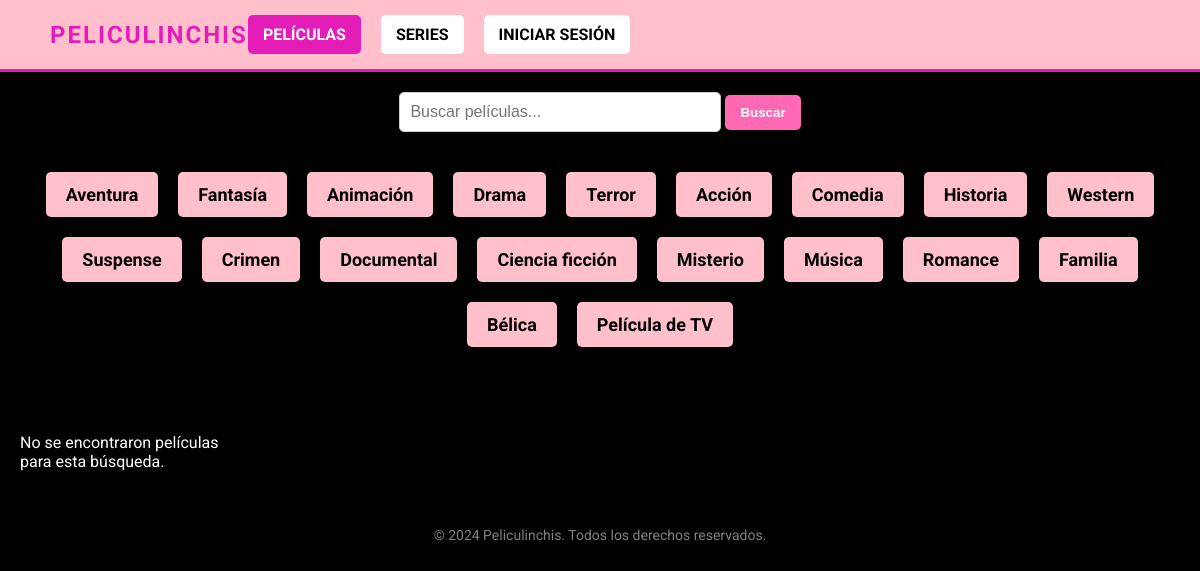
Before: /movies/ with the older database file.
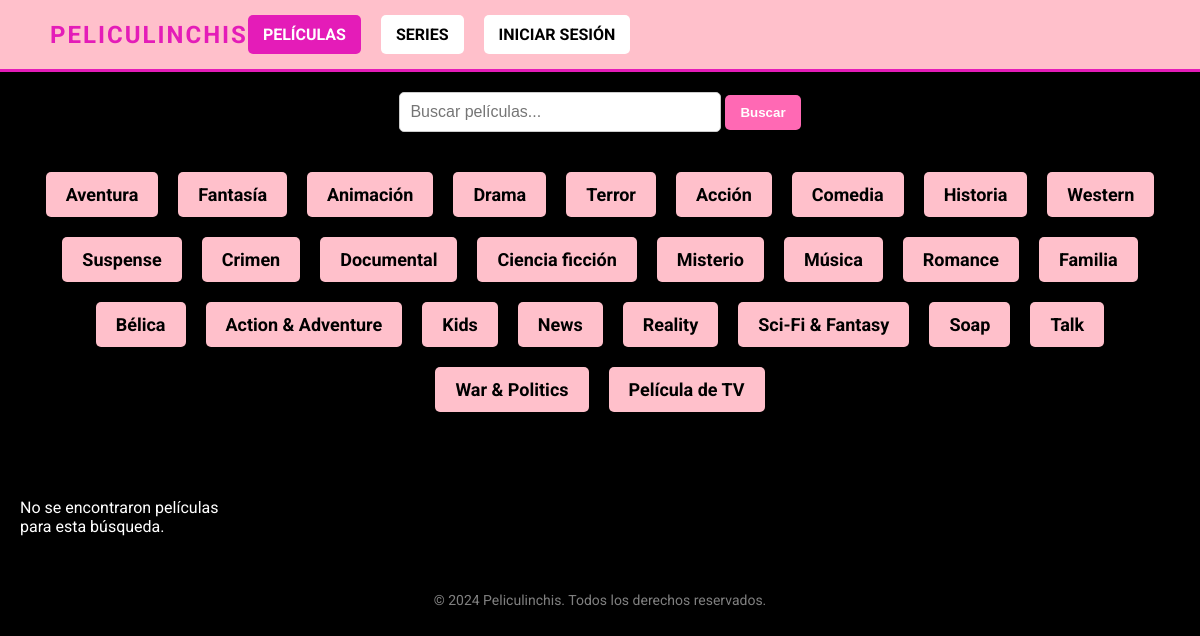
After: the same page with the newer database file.
### movies/models.py (models this page shows, shortened)
class Genre(models.Model):
    name = models.CharField(max_length=50)

### movies/views.py (the view)
# urls.py: path('movies/', views.movies_view, name='movies'),
def movies_view(request):
    genre_id = request.GET.get('genre')
    search_query = request.GET.get('search', '').strip()  # Obtener el término de búsqueda
    genre_selected = None
    movies_query = Movie.objects.all()
    if genre_id:
        try:
            genre_selected = Genre.objects.get(id=genre_id)
            movies_query = movies_query.filter(genres=genre_selected)
        except Genre.DoesNotExist:
            genre_selected = None
    if search_query:
        movies_query = movies_query.filter(title__icontains=search_query)
    categorized_movies = None
    if not genre_selected and not search_query:
        categorized_movies = {
            "Populares": movies_query.filter(category="Populares"),
            "Mejor Valoradas": movies_query.filter(category="Mejor Valoradas"),
            "Próximamente": movies_query.filter(category="Próximamente"),
            "En Cines": movies_query.filter(category="En Cines"),
        }
    context = {
        "genres": Genre.objects.all(),
        "genre_selected": genre_selected,
        "categorized_movies": categorized_movies,
        "movies": movies_query if genre_selected or search_query else None,
        "search_query": search_query,  # Para mantener el término en el campo de búsqueda
    }
    return render(request, 'movies/movies.html', context)

### movies/templates/movies/movies.html (shortened to what this page needs)
{% extends 'movies/base.html' %}
{% block content %}
<div class="search-container">
    <form method="get" action="{% url 'movies' %}">
        <input type="text" name="search" placeholder="Buscar películas..." value="{{ request.GET.search }}" class="search-input">
        <button type="submit" class="search-btn">Buscar</button>
    </form>
</div>
<div class="genre-buttons-container">
    {% for genre in genres %}
    <a href="?genre={{ genre.id }}" class="{% if genre_selected and genre.id == genre_selected.id %}active{% endif %}">{{ genre.name }}</a>
    {% endfor %}
</div>
<div class="movie-grid">
    {% for movie in movies %}
    <div class="movie-item">
        <a href="{% url 'movie_detail' movie.id %}">
            <img src="https://image.tmdb.org/t/p/w500{{ movie.poster_path }}" alt="{{ movie.title }}">
            <h3>{{ movie.title }}</h3>
        </a>
    </div>
    {% empty %}
    <p>No se encontraron películas para esta búsqueda.</p>
    {% endfor %}
</div>
{% endblock %}

### movies/templates/movies/base.html (shortened to what this page needs)
<!DOCTYPE html>
<html lang="en">
<head>
    {% load static %}
    <link rel="stylesheet" href="{% static 'style.css' %}">
</head>
<body>
    <header>
        <nav>
            <ul class="nav-container">
                <li class="logo">
                    <a href="{% url 'home' %}" class="logo-link">PELICULINCHIS</a>
                </li>
                <li class="nav-links">
                    <a href="{% url 'movies' %}" class="{% if request.resolver_match.url_name == 'movies' %}active{% endif %}">Películas</a>
                    <a href="{% url 'series' %}" class="{% if request.resolver_match.url_name == 'series' %}active{% endif %}">Series</a>
                    {% if user.is_authenticated %}
                        <a href="{% url 'my_list' %}" class="{% if request.resolver_match.url_name == 'my_list' %}active{% endif %}">Mi Lista</a>
                        <a href="{% url 'viewed_list' %}" class="{% if request.resolver_match.url_name == 'viewed_list' %}active{% endif %}">Vistas</a>
                        <form method="post" action="{% url 'logout' %}" style="display: inline;">
                            {% csrf_token %}
                            <button type="submit" class="nav-button">Cerrar sesión</button>
                        </form>
                    {% else %}
                        <a href="{% url 'login' %}" class="{% if request.resolver_match.url_name == 'login' %}active{% endif %}">Iniciar sesión</a>
                    {% endif %}
                </li>
            </ul>
        </nav>
    </header>
    <main>
        {% block content %}
        {% endblock %}
    </main>
    <footer>
        <p style="text-align: center; color: gray; font-size: 14px; margin-top: 20px;">
            &copy; 2024 Peliculinchis. Todos los derechos reservados.
        </p>
    </footer>
</body>
</html>

### movies/static/style.css (style rules this page uses)
body { background-color: black; color: white; font-family: 'Roboto', sans-serif; margin: 0; padding: 0; }
header { background-color: pink; padding: 15px 30px; border-bottom: 3px solid #e41cb8; display: flex; justify-content: space-between; align-items: center; }
.nav-container { display: flex; justify-content: space-between; align-items: center; width: 100%; list-style: none; margin: 0; padding: 0; }
.logo { flex-grow: 1; text-align: center; letter-spacing: 2px; }
.logo-link { text-decoration: none; color: #e41cb8; font-size: 24px; font-weight: bold; text-transform: uppercase; }
.nav-links { display: flex; gap: 20px; }
.nav-links a, .nav-links form button { text-decoration: none; color: black; background-color: white; padding: 10px 15px; border-radius: 5px; font-weight: bold; text-transform: uppercase; transition: all 0.3s ease; }
.nav-links a.active, .nav-links form button.active { background-color: #e41cb8; color: white; }
.search-container { text-align: center; margin: 20px 0; }
.search-container input[type="text"] { padding: 10px; width: 300px; border-radius: 5px; border: 1px solid #ccc; }
.search-container button { background-color: #ff69b4; color: white; padding: 10px 15px; border: none; border-radius: 5px; cursor: pointer; font-weight: bold; }
.genre-buttons-container { display: flex; flex-wrap: wrap; gap: 20px; justify-content: center; padding: 20px; margin-bottom: 30px; }
.genre-buttons-container a { display: inline-block; background-color: pink; color: black; padding: 12px 20px; border-radius: 5px; font-size: 18px; font-weight: bold; text-decoration: none; transition: all 0.3s ease; }
.movie-grid { display: grid; grid-template-columns: repeat(auto-fill, minmax(200px, 1fr)); gap: 20px; padding: 20px; }
h3, h2, h1, p, a { color: white; text-decoration: none; }
footer p { text-align: center; color: gray; font-size: 14px; margin-top: 20px; }
.search-container { text-align: center; margin-bottom: 20px; }
.search-input { width: 300px; padding: 10px; border: 1px solid #ccc; border-radius: 5px; font-size: 16px; }
.search-btn { background-color: pink; color: black; padding: 10px 15px; border: none; border-radius: 5px; font-weight: bold; cursor: pointer; transition: all 0.3s ease; }

Changed rows visible on the page:
added Genre: name "Action & Adventure"
added Genre: name "Kids"
added Genre: name "News"
added Genre: name "Reality"
added Genre: name "Sci-Fi & Fantasy"
added Genre: name "Soap"
added Genre: name "Talk"
added Genre: name "War & Politics"
